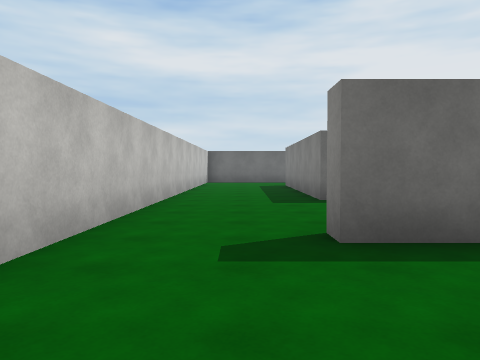
[1] (above)

24 first-person views from a walk through a Unity game level. The camera is 1.4 m above the floor, tilts 2° down and sees 70° across. The floor is counted in squares, 2 m on a side. Each view is taken from the middle of a square. On the plan, view 1 faces up. The plan holds only what a view shows up to about 11 squares ahead; the rest is blank. The place goes on beyond the plan. The player is left out. Surface patterns are stand-ins for the level's own textures.

[2]
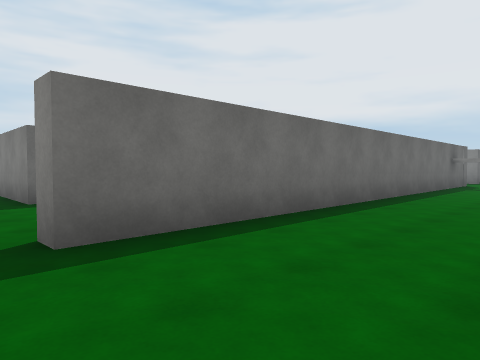

[3]
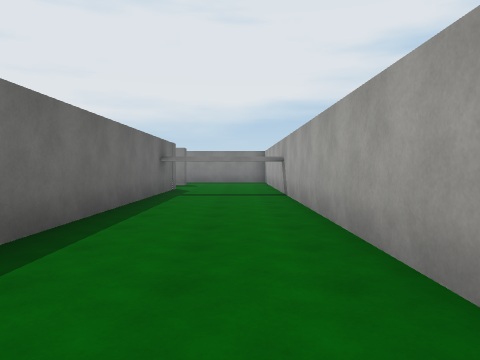

[4]
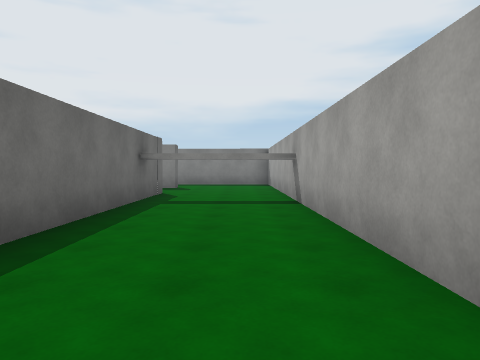

[5]
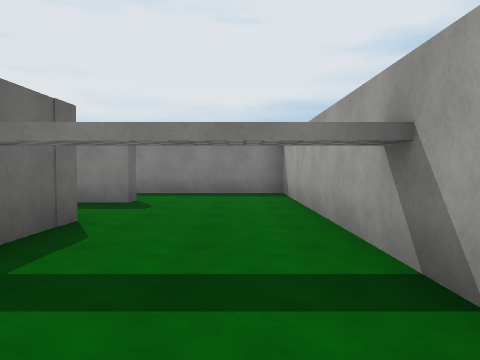

[6]
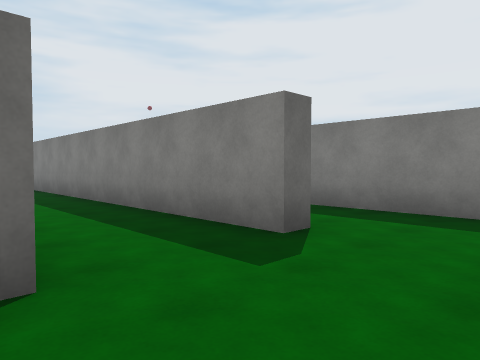

[7]
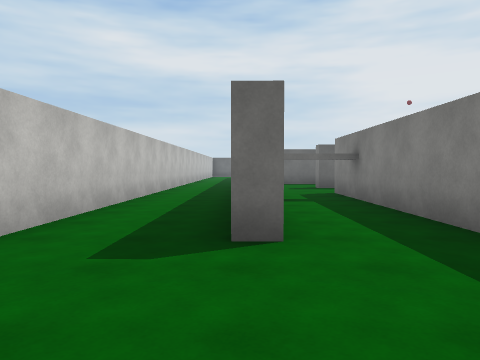

[8]
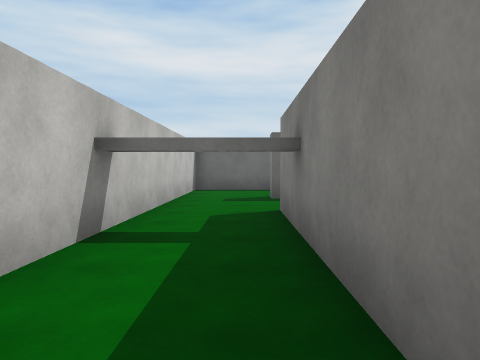

[9]
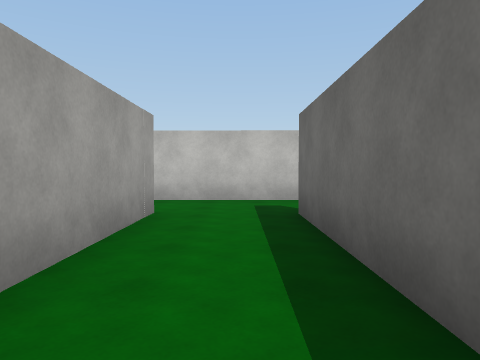

[10]
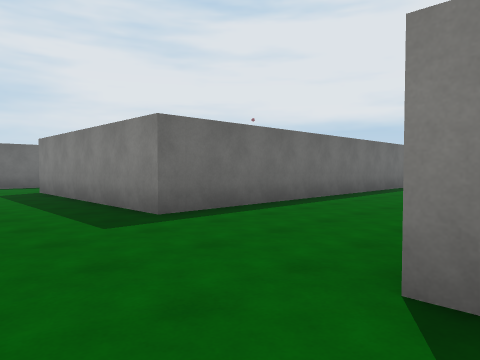

[11]
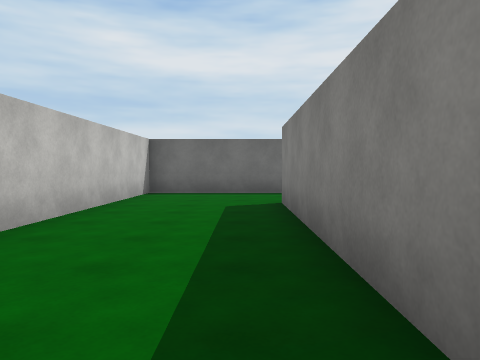

[12]
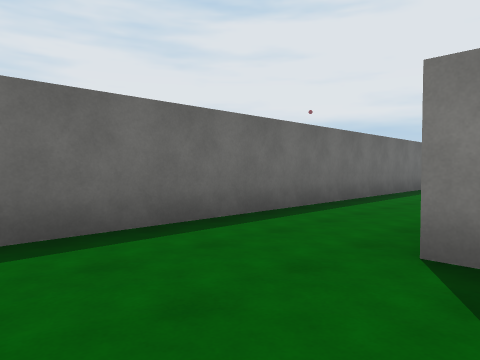

[13]
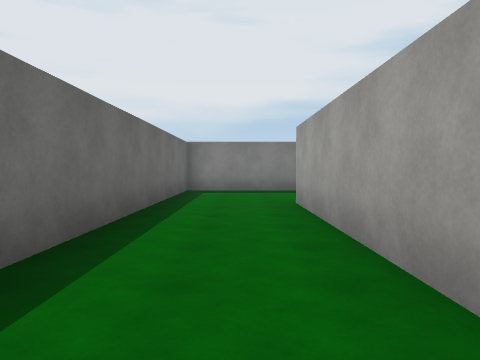

[14]
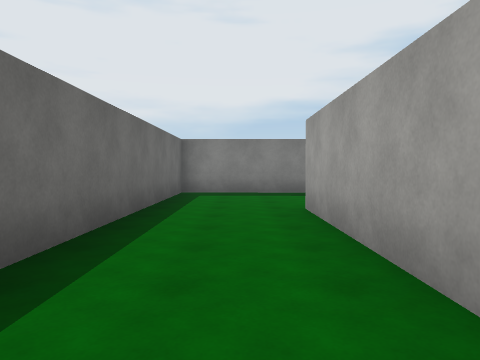

[15]
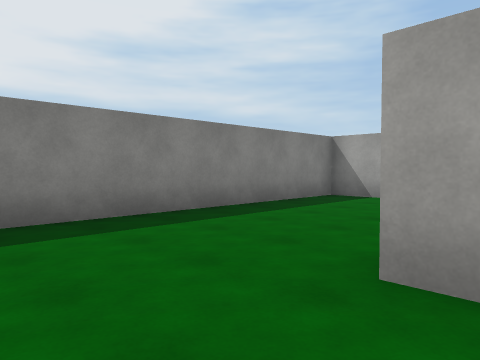

[16]
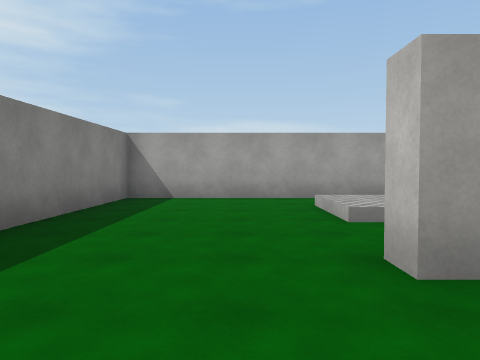

[17]
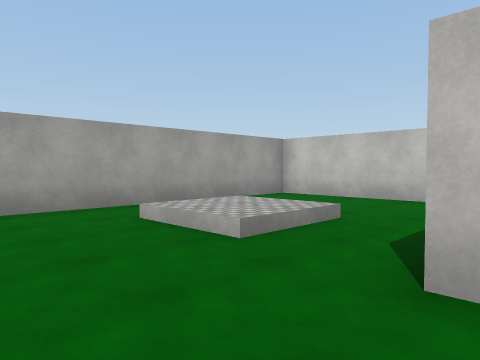

[18]
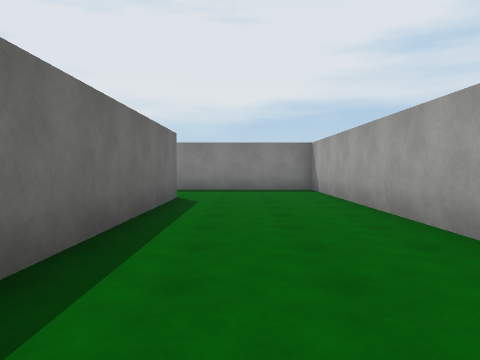

[19]
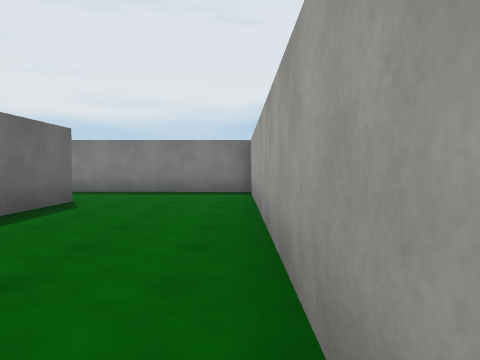

[20]
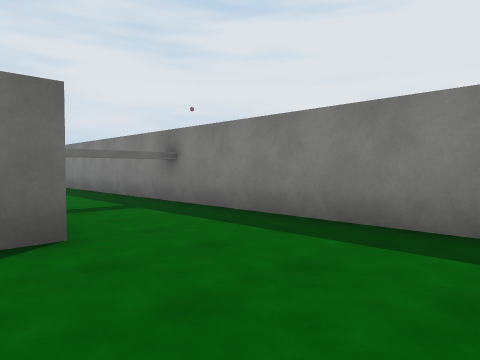

[21]
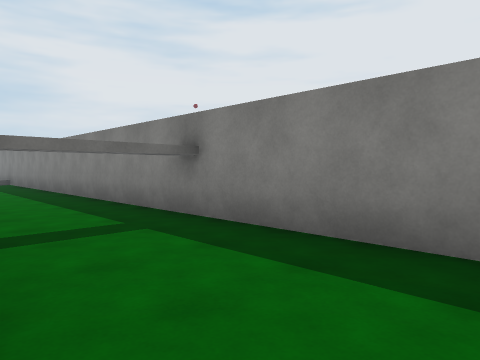

[22]
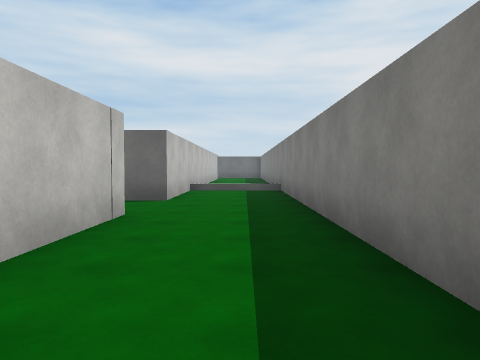

[23]
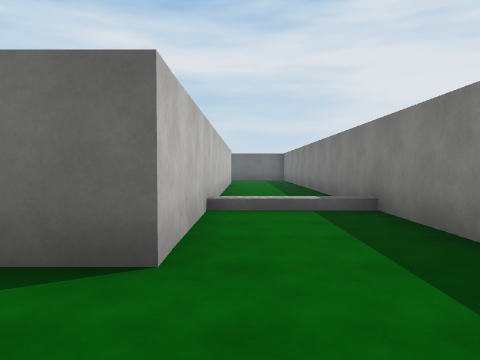

[24]
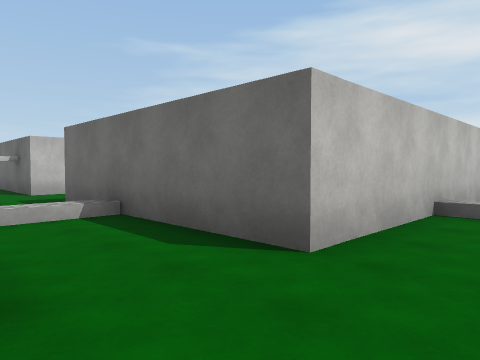

### Floor plan
Points are (right, up) in squares from view 1. A wall is a line through its corners. A room is listed if a view was taken in it or the views show most of it. See-through windows are left out.
Room 1 (views 1, 2, 3, 4, 5, 6, 7, 8, 9)
walls: (15.6, 11) (15.5, 3.2) (0.9, 3.2); (18.5, 3.2) (17.9, 3.2) (18, 13.2); (18.6, 12.5) (18.5, 6.1); (24.8, 11.9) (20.7, 11.9) (20.7, 12.5); (5.6, -0.2) (20.5, -0.2) (20.7, 9.7) (24.1, 9.7)
ways out: opening at (-0.5, 3) to room 2; opening at (19.5, 12)
Room 2 (views 10, 11, 12, 13, 14, 15, 18, 19, 20, 21, 22, 23, 24)
walls: (2.5, 13.9) (7.9, 13.9); (8.5, 16.7) (-1.6, 16.7) (-1.7, 2.4); (4.1, 20.2) (4.1, 19.4) (0.8, 19.4); (12.4, 17.2) (12.3, 14.4); (12.2, 7.5) (1.8, 7.5) (1.8, 13.9); (5.4, 3.7) (15, 3.7) (15.4, 27.9); (0.9, 3.2) (0.9, 3.8); (12.5, 27.7) (12.4, 19.4) (6.5, 19.4)
ways out: opening at (-0.5, 3) to room 1; opening at (7.5, 15.5) to room 3
Room 3 (views 16, 17)
walls: (7.9, 13.9) (7.9, 13.4); (2.3, 11.8) (2.3, 8) (11.6, 8) (11.7, 16.7) (8.5, 16.7)
ways out: opening at (7.5, 15.5) to room 2

Positions as (right, up) in squares from view 1, and headings:
1: (0, 0), facing up
2: (0, 0), facing up-right
3: (4, 1), facing right
4: (6, 1), facing right
5: (11, 1), facing right
6: (15, 1), facing up-right
7: (18, 0), facing up
8: (20, 4), facing up
9: (26, 11), facing left
10: (-1, 3), facing up-right
11: (1, 7), facing up
12: (-1, 13), facing up-right
13: (1, 15), facing right
14: (2, 15), facing right
15: (7, 16), facing down-right
16: (9, 16), facing down
17: (10, 14), facing down-left
18: (4, 6), facing right
19: (5, 4), facing right
20: (11, 4), facing up-right
21: (12, 6), facing up-right
22: (14, 12), facing up
23: (13, 17), facing up
24: (14, 17), facing up-left
